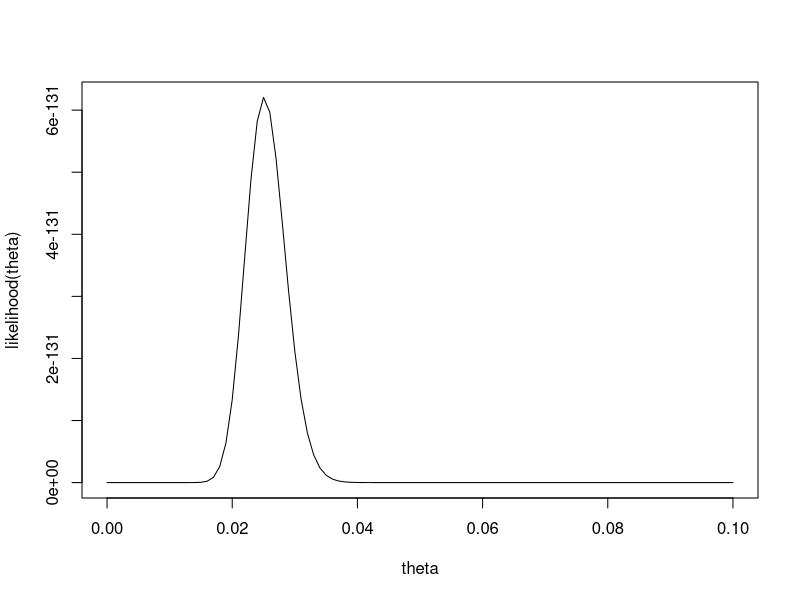
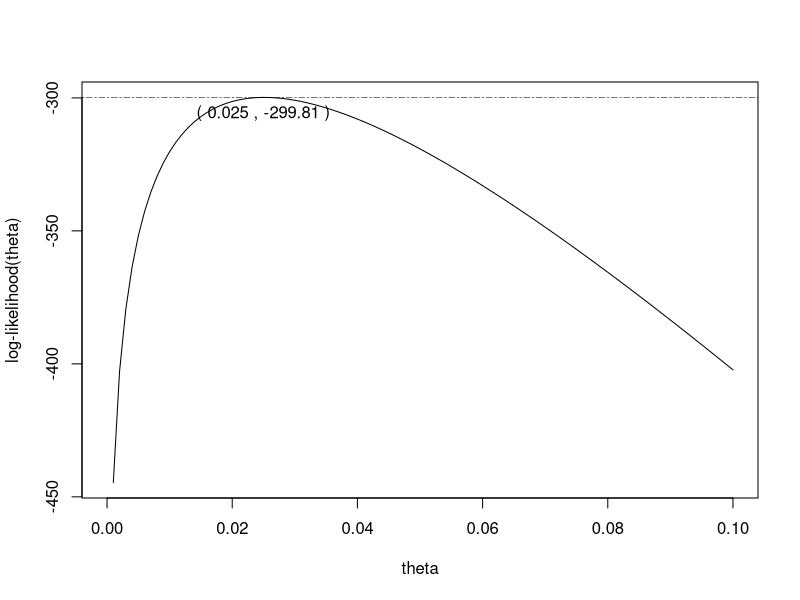
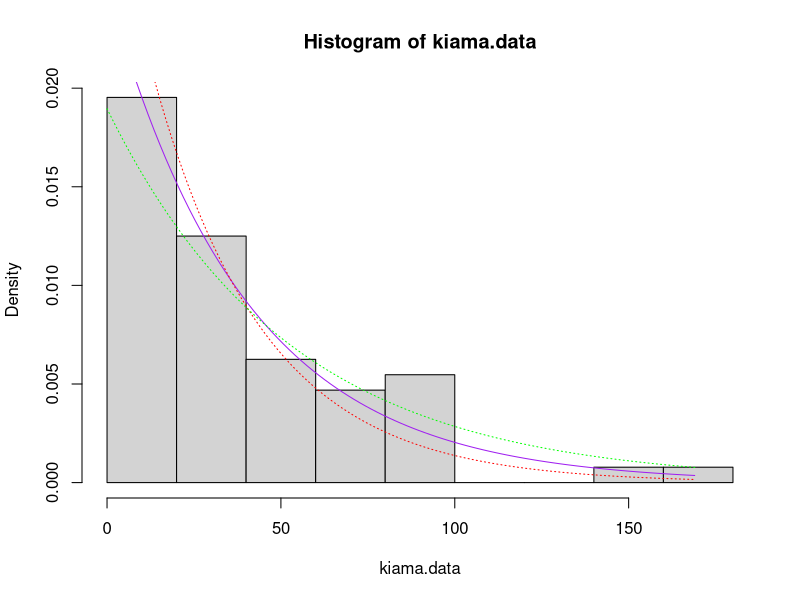
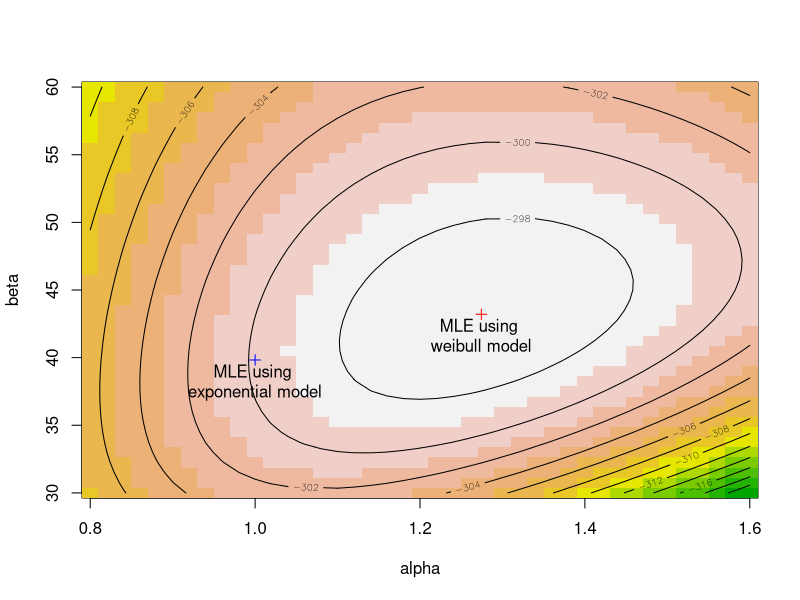

Here is the R script that generated these plots, in order:
kiama.data <- c(83,17,28,60,51,55,56,61,87,10,8,61,60 ,28 ,95,35 ,47 ,77,25 ,68 ,146,18 ,169 ,25,8,36,89,8,27,17,18,26,15,21,73,11,10,36,69,83,18,18,9,11,16,40,37,42,29,10,10,17,54,7,82,14,91,34,29,9,8,27,8,12)
n <- length(kiama.data)
  
theta.hat <- 1/mean(kiama.data)
information.theta.hat <- n / (theta.hat^2)
theta.hat.se <- 1/sqrt(information.theta.hat) 
theta.hat.ci95 <- list(LB=theta.hat - (1.96*theta.hat.se), UB=theta.hat + (1.96*theta.hat.se))

x <- seq(0,0.1,0.001)
likelihood <- function(theta){
  return(theta^n*exp(-theta*sum(kiama.data)))
} 
plot(x,likelihood(x), xlab = 'theta', ylab = 'likelihood(theta)', pch=19, type = 'l')
x[which.max(likelihood(x))]


log.likelihood <- function(theta){
  return(n*log(theta) -theta*sum(kiama.data))
} 
plot(x,log.likelihood(x), xlab = 'theta', ylab = 'log-likelihood(theta)', pch=19, type = 'l')

text(x[which.max(log.likelihood(x))], log.likelihood(x[which.max(log.likelihood(x))]), 
     paste('(',x[which.max(log.likelihood(x))],',', round(log.likelihood(x[which.max(log.likelihood(x))]),2),')'), cex=1, pos=1, col="black" )

#tangent to the maximum of the function
abline(a=log.likelihood(x[which.max(log.likelihood(x))]), b=0, lwd=0.5, lty=6)

hist(kiama.data, probability = TRUE)
xseq <- seq(0,max(kiama.data),length=101)
points(xseq,dexp(xseq,theta.hat),col="purple",type="l")
points(xseq,dexp(xseq,theta.hat.ci95$UB),col="red",type="l",lty=3)
points(xseq,dexp(xseq,theta.hat.ci95$LB),col="green",type="l",lty=3)

lines(x,n/(x^2))


loglik <- function(theta,x){
  sum(dexp(x,theta,log=TRUE))
}
theta0 <- 0.03
fit <- optim(par=theta0,fn=loglik,method="BFGS",x=kiama.data,control=list(fnscale=-1),hessian=TRUE)

fit$se <- 1/sqrt(-fit$hessian)

#providing the gradient (first direviative speeds up computation)
score <- function(theta,x)
{
  n<-length(x)
  n/theta-sum(x)
}
fit <- optim(par=theta0,fn=loglik,gr=score,method="BFGS",x=kiama.data,control=list(fnscale=-1)
             ,hessian=TRUE)




#
# wk2 lecture 1

#
#



loglik <- function(theta,x)
{
  alpha <- theta[1]
  beta <- theta[2]
  sum(dweibull(x,alpha,beta,log=TRUE))
}

loglik(theta0, kiama.data)

alpha0 <- 1
beta0 <- mean(kiama.data)
theta0 <- c(alpha0,beta0)
fit <- optim(par=theta0,loglik,method="BFGS",x=kiama.data,control=list(fnscale=-1),hessian=TRUE)

alphagrid <- seq(0.8,1.6,length=41)
betagrid <- seq(30,60,length=41)
thetagrid <- expand.grid(alphagrid,betagrid)
thetagrid <- as.matrix(thetagrid)
lvec<-rep(NA,41^2)
for (i in 1:nrow(thetagrid))
{
  lvec[i] <- loglik(thetagrid[i,],kiama.data)
}
lmat <- matrix(lvec,41,41)
image(alphagrid,betagrid,lmat,col=terrain.colors(12),xlab="alpha",ylab="beta")
contour(alphagrid,betagrid,lmat,add=TRUE)
points(fit$par[1],fit$par[2],pch=3,col="red")
text(fit$par[1],fit$par[2], 
     'MLE using \nweibull model', cex=1, pos=1, col="black" )
points(theta0[1],theta0[2],pch=3,col="blue")
text(theta0[1],theta0[2], 
     'MLE using \nexponential model', cex=1, pos=1, col="black" )



inf<- (-fit$hessian)
fit$se <- sqrt(diag(solve(inf)))
fit$alpha.ci95 <- list(LB=fit$par[1] - fit$se[1], UB=fit$par[1] + fit$se[1])
fit$beta.ci95 <- list(LB=fit$par[2] - fit$se[2], UB=fit$par[2] + fit$se[2])


dPoissonGamma <- function(x,alpha,beta,log=FALSE)
{
  if (log)
  {
    lognumer <- lgamma(x+alpha)+x*log(beta)
    logdenom <- lgamma(alpha)+(alpha+x)*log(1+beta)+lgamma(x+1)
    res <- lognumer-logdenom
  }else
  {
    numer <- gamma(x+alpha)*beta^x
    denom <- gamma(alpha)*(1+beta)^(alpha+x)*gamma(x+1)
    res <- numer/denom
  }
  res
}
